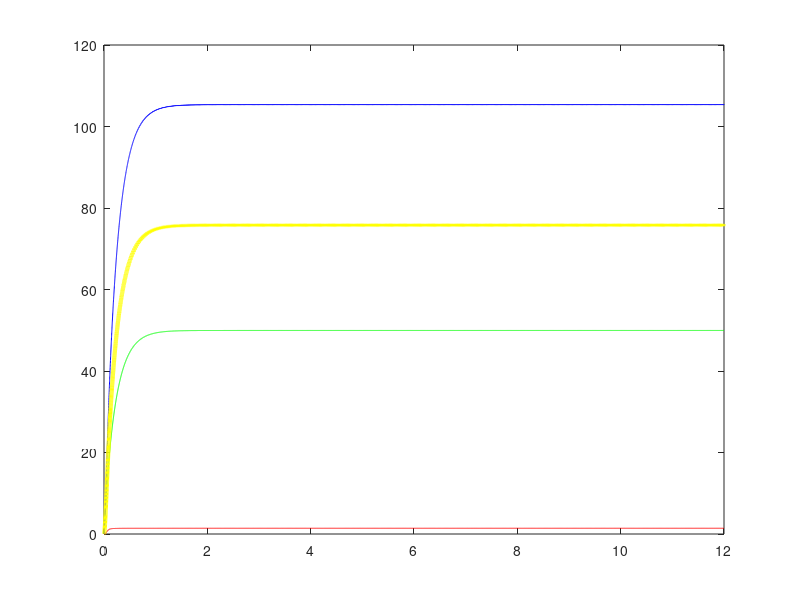

Write MATLAB code to recreate this figure. (Note: this script raises an error after producing the figure.)
function AntitheticsRNADamped
clear; clc; clf;
% This is a model of the antithetic controller under translational control
% via sRNAs.
%% Initialising Global Parameters 
global U;        % Inducer concentration in nM
global k_1;      % Maximal rate of of Z1 (mRNA) transcription 
global K_U;      % A binding constant for U mediated induction of Z1 (mRNA) transcription
global gamma_m;  % Degradation rate of mRNA (Z1)
global gamma_s   % Degradation rate of sRNA (Z2)
global theta;    % Annihilation rate of Z1 (mRNA) and Z2 (sRNA)
global k_3;      % Maximal rate of Z2 (sRNA) transcription
global K_X;      % A binding constant for X mediatted induction of Z2 (sRNA) transcription
global k_2;      % Translation rate of X protein
global delta;    % Deradation/dilution rate of X (protein)
global delta_c;  % Degradation rate of C (mRNA-sRNA complex)
global tau_1;    % Basal transcription rate of Z1 (X mRNA)
global tau_2;    % Basal transcription rate of Z2 (sRNA)
global tau_3;    % Leaky transaltion rate from C (mRNA-sRNA complex)
global setpoint; % Setpoint of steady state value of X
global alpha_1
global alpha_2
global delta_star

%% Parameter Values
% Parameter values in NM, s^-1, or NMs^-1.Multiplied by 60^2 to put in
% hours.
U        = 250000; 
k_1      = 0.1*60*60;
k_2      = 0.06*60*60;
k_3      = 1.5*60*60;
theta    = 0.05 * 60;        % Same value as Khammash paper, not sure where to find mRNA sRNA binding rates
gamma_m  = 0.0041*60*60*0;   % Set to zero to give integral control. Value taken from Kelly et al NAR
gamma_s  = 0.0008*60*60*0;   % Set to zero to give integral control. Value taken from Kelly et al NAR
K_U      = 178000;           %
K_X      = 2600;             %
delta    = 0.00039*60*60;    % Value taken from Kelly et al NAR
delta_c  = 0.0041*60*60;     % Value taken from Kelly et al NAR
tau_1    = 0*60*60;          % Set to 0 for simplicity 
tau_2    = 0*60*60;          % Set to 0 for simplicity
tau_3    = 0*60*60;          % Set to 0 for simplicity
setpoint = (k_1 * K_X * U) / ((k_3 * K_U) + (k_3 * U) - (k_1 * U)); % Setpoint for when gammas are 0 as otherwise depends on Z1 and Z2 too
alpha_1  = 0.1*60*60;
alpha_2  = 0.1*60*60;
delta_star = 0.039*60*60;

%% State is [Z_1 Z_2 X C X_star]
s0       = [0 0 0 0 0]; % Initial values of the states in the ODE model 
%% Generate the simulation 
Tend     = 12;        % End time value -- This is currently random 
ODEFUN   = @antitheticsrnaddt;
[t, S] = ode45(ODEFUN, [0,Tend], s0);

%% Generate Plot Figure
figure(1);
set(gca, 'fontsize', 12);
plot(t, S(:,1), 'g', t, S(:,2), 'r', t, S(:,3), 'b', t, S(:,5), 'y', 'LineWidth', 3)
yline(setpoint, 'k--', 'LineWidth', 3);
legend('Z1 (x mRNA)','Z2 (sRNA)', 'X', 'X*', 'setpoint', 'Location', 'northeast')
xlabel('Time (Hours)');
ylabel('Concentration (nM)');
title('sRNA Implementation of Antithetic Integral Feedback Circuit');


end

%% Dynamics 
function dS = antitheticsrnaddt(t, S);

global U;        % Inducer concentration in nM
global k_1;      % Maximal rate of of Z1 (mRNA) transcription 
global K_U;      % A binding constant for U mediated induction of Z1 (mRNA) transcription
global gamma_m;  % Degradation rate of mRNA (Z1)
global gamma_s   % Degradation rate of sRNA (Z2)
global theta;    % Annihilation rate of Z1 (mRNA) and Z2 (sRNA)
global k_3;      % Maximal rate of Z2 (sRNA) transcription
global K_X;      % A binding constant for X mediatted induction of Z2 (sRNA) transcription
global k_2;      % Translation rate of X protein
global delta;    % Deradation/dilution rate of X (protein)
global delta_c;  % Degradation rate of C (mRNA-sRNA complex)
global tau_1;    % Basal transcription rate of Z1 (X mRNA)
global tau_2;    % Basal transcription rate of Z2 (sRNA)
global tau_3;    % Leaky transaltion rate from C (mRNA-sRNA complex)
global alpha_1
global alpha_2
global delta_star

Z_1 = S(1);
Z_2 = S(2);
X = S(3);
C = S(4);
X_star = S(5);


dZ_1dt = tau_1 + ((k_1 * U)/(K_U + U)) - (gamma_m * Z_1) - (theta * Z_1 * Z_2);
dZ_2dt = tau_2 + ((k_3 * X)/(K_X + X)) - (gamma_s * Z_2) - (theta * Z_1 * Z_2);
dXdt   = (tau_3 * C) + (k_2 * Z_1) - (delta * X) - (alpha_1 * X) + (alpha_2 * X_star);
dCdt   = (theta * Z_1 * Z_2) - (delta_c * C);
dX_stardt = (alpha_1 * X) - (alpha_2 * X_star) - (delta_star * X_star); 

dS = [dZ_1dt; dZ_2dt; dXdt; dCdt; dX_stardt];

end 